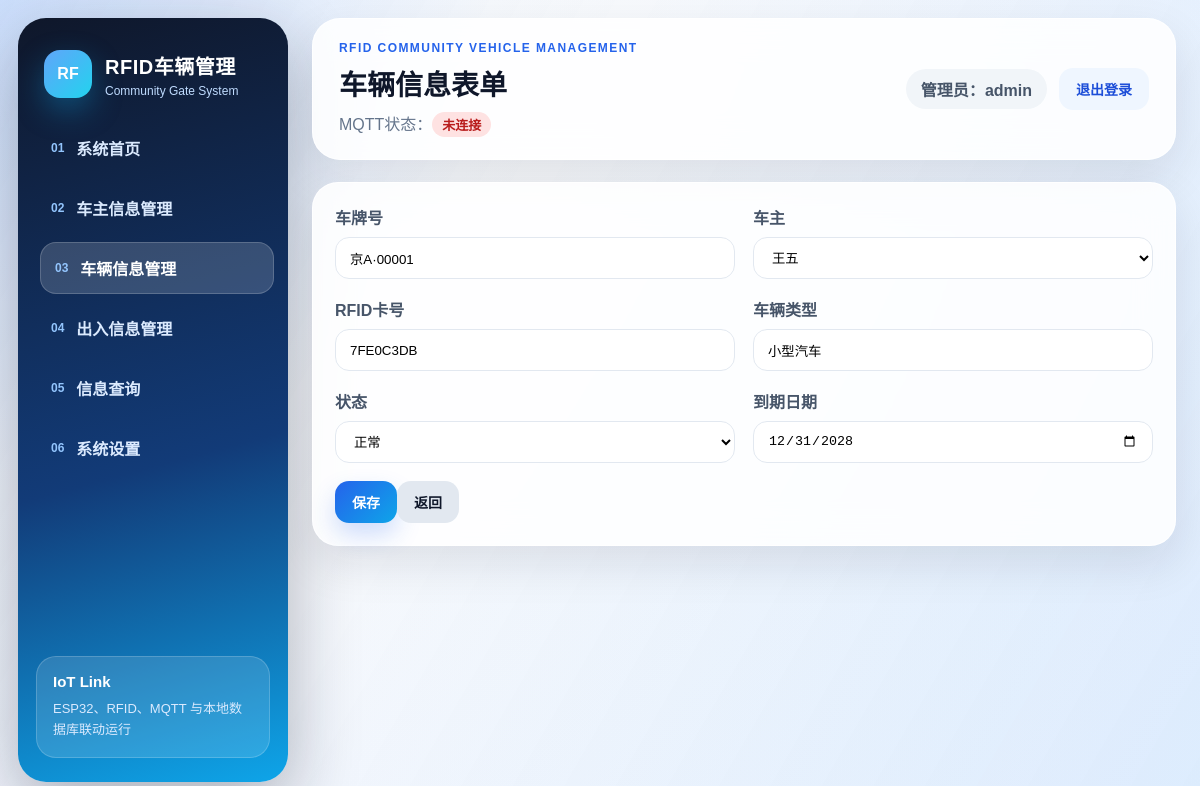
The app's page /vehicles/edit/3 (signed in) with its own data.
### tables this page shows
CREATE TABLE Vehicles (vehicle_id INTEGER PRIMARY KEY AUTOINCREMENT, plate_number TEXT UNIQUE NOT NULL, owner_id INTEGER, card_uid TEXT UNIQUE NOT NULL, vehicle_type TEXT, status INTEGER DEFAULT 1, expire_date TEXT, created_at TEXT);

CREATE TABLE Owners (owner_id INTEGER PRIMARY KEY AUTOINCREMENT, owner_name TEXT NOT NULL, phone TEXT, address TEXT, remark TEXT, created_at TEXT);

### app.py (the view, shortened to what this page needs)
@app.route('/vehicles/edit/<int:id>', methods=['GET','POST'])
@login_required
def vehicle_edit(id):
    row=one('SELECT * FROM Vehicles WHERE vehicle_id=?',(id,)); owners_list=all_rows('SELECT * FROM Owners ORDER BY owner_id DESC')
    if not row: flash('车辆不存在','danger'); return redirect(url_for('vehicles'))
    return render_template('vehicle_form.html', row=row, owners=owners_list)

### app.py (called while the page is built)
def db():
    c = sqlite3.connect(DB_PATH, check_same_thread=False)
    c.row_factory = sqlite3.Row
    return c

def one(sql, p=()):
    c=db(); r=c.execute(sql,p).fetchone(); c.close(); return r

def all_rows(sql, p=()):
    c=db(); r=c.execute(sql,p).fetchall(); c.close(); return r

def login_required(f):
    @wraps(f)
    def w(*a, **k):
        return f(*a, **k) if session.get('user_id') else redirect(url_for('login'))
    return w

@app.context_processor
def inject(): return {'mqtt_status': mqtt_status}

### templates/vehicle_form.html
{% extends 'base.html' %}{% set title='车辆信息表单' %}{% block content %}
<section class="panel form-panel"><form method="post" class="form-grid">
  <label>车牌号<input name="plate_number" required value="{{ row.plate_number if row else '' }}"></label>
  <label>车主<select name="owner_id" required>{% for o in owners %}<option value="{{ o.owner_id }}" {% if row and row.owner_id==o.owner_id %}selected{% endif %}>{{ o.owner_name }}</option>{% endfor %}</select></label>
  <label>RFID卡号<input name="card_uid" required value="{{ row.card_uid if row else '' }}" placeholder="如 F1CD2203"></label>
  <label>车辆类型<input name="vehicle_type" value="{{ row.vehicle_type if row else '小型汽车' }}"></label>
  <label>状态<select name="status"><option value="1" {% if not row or row.status==1 %}selected{% endif %}>正常</option><option value="0" {% if row and row.status==0 %}selected{% endif %}>挂失/禁用</option></select></label>
  <label>到期日期<input type="date" name="expire_date" value="{{ row.expire_date if row else '2028-12-31' }}"></label>
  <div class="full"><button class="btn primary">保存</button><a class="btn" href="{{ url_for('vehicles') }}">返回</a></div>
</form></section>
{% endblock %}

### static/css/style.css (style rules this page uses)
:root { --blue:#2563eb;--blue2:#0ea5e9;--dark:#0f172a;--text:#1e293b;--muted:#64748b;--line:#e2e8f0;--card:rgba(255,255,255,.86);--shadow:0 18px 45px rgba(15,23,42,.10) }
* { box-sizing:border-box }
body { margin:0;min-height:100vh;color:var(--text);font-family:"Microsoft YaHei","PingFang SC",Arial,sans-serif;background:radial-gradient(circle at top left,#dbeafe 0,#f8fafc 34%,#eef2ff 100%) }
body:before { content:"";position:fixed;inset:0;background:linear-gradient(120deg,rgba(37,99,235,.08),transparent 38%,rgba(14,165,233,.08));pointer-events:none }
.card,.panel { background:var(--card);backdrop-filter:blur(18px);border:1px solid rgba(255,255,255,.82);border-radius:26px;box-shadow:var(--shadow) }
.panel { padding:22px;margin-bottom:20px }
input,select { height:42px;border:1px solid var(--line);border-radius:14px;padding:0 14px;background:rgba(255,255,255,.88);min-width:170px;outline:none;transition:.16s }
.btn { display:inline-flex;align-items:center;justify-content:center;height:42px;padding:0 17px;border:0;border-radius:14px;background:#e2e8f0;color:#0f172a;text-decoration:none;cursor:pointer;font-size:14px;font-weight:800;transition:.16s;white-space:nowrap }
.btn.primary { background:linear-gradient(135deg,var(--blue),var(--blue2));color:#fff;box-shadow:0 12px 25px rgba(37,99,235,.22) }
.form-panel { max-width:940px }
.form-grid { display:grid;grid-template-columns:1fr 1fr;gap:18px }
.form-grid label { display:flex;flex-direction:column;gap:8px;color:#475569;font-weight:800 }
.form-grid input,.form-grid select { width:100%;min-width:0 }
.full { grid-column:1/-1 }

### records on screen
Vehicles: plate_number "京A·00001", owner_id "王五", card_uid "7FE0C3DB", vehicle_type "小型汽车", status "正常", expire_date "12/31/2028"

### other values on screen
{{ title or '系统管理' }} "车辆信息表单"
{{ mqtt_status.message }} "未连接"
{{ session.username }} "admin"
